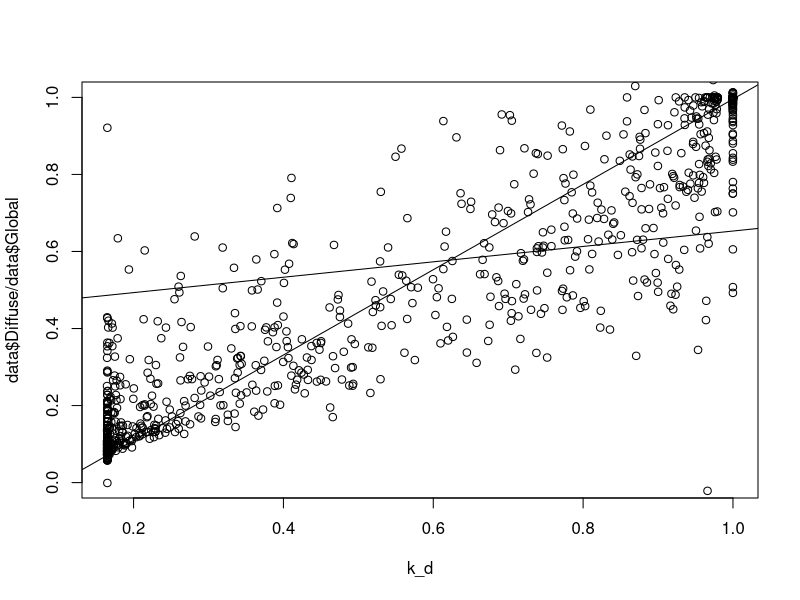

This chart was generated by the following R code:
setwd("\\\\bioark.bio.unc.edu\\BuckleyLab\\ClimateData\\radiation calculation")
data<-read.table('2010.txt',skip=1,sep=',')
colnames(data)<-c("Date","Time","Global","GlobalET","Direct","Diffuse","Cloud","OpCloud")

data$DT<-paste(data[,1],data[,2],sep=' ')
data$DT2<-strptime(data$DT,"%m/%d/%Y %H")

k_d<-matrix(NA,nrow(data),1)
k2<-matrix(NA,nrow(data),1)

for(i in 1:nrow(data)){
	k<-data$Global[i]/data$GlobalET[i]
	#k<-data$Cloud[i]/100
	k2[i]<-k
	if(k>=0){
		if(k>.22 & k<=.80){
			k_d[i]<-(.9511-.1604*k + 4.388*k^2 - 16.638*k^3 + 12.336*k^4)}
		if(k<=.22){
			k_d[i]<-(1-.09*k/100)}
		if(k>.80){
			k_d[i]<-.165}
	}
}


cor.test(k_d,data$Diffuse/data$Global)
plot(k_d,data$Diffuse/data$Global,ylim=c(0,1))
data$DG<-data$Diffuse/data$Global
summary(lm(k_d~data$DG))  #need to switch order to y~x
abline(lm(k_d~data$DG))  #need to switch order to y~x

summary(lm(data$DG~k_d))  
abline(lm(data$DG~k_d)) 